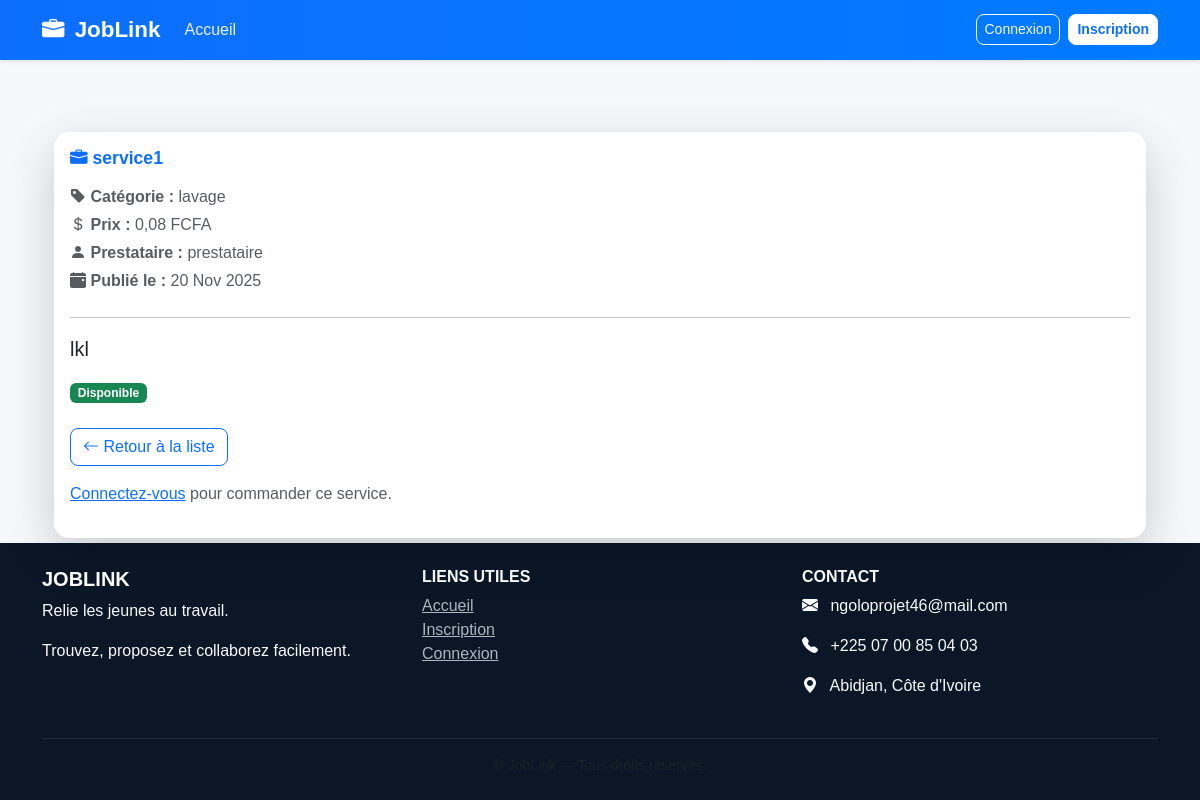
/services/5/, run on the app's committed database.
### core/models.py (models this page shows, shortened)
class Service(models.Model):
    prestataire = models.ForeignKey('Prestataire', on_delete=models.CASCADE, related_name='services')
    titre = models.CharField(max_length=100)
    description = models.TextField()
    prix = models.DecimalField(max_digits=10, decimal_places=2)
    telephone = models.CharField(max_length=20, blank=True, null=True)
    adresse = models.CharField(max_length=255, blank=True, null=True)
    categorie = models.CharField(max_length=100)
    date_publication = models.DateTimeField(auto_now_add=True)
    disponible = models.BooleanField(default=True)
    image = CloudinaryField("image", blank=True, null=True)
    video = CloudinaryField(resource_type="video", blank=True, null=True)

class Prestataire(models.Model):
    user = models.OneToOneField(User, on_delete=models.CASCADE)
    competence = models.TextField()
    experience = models.PositiveIntegerField(default=0, help_text="Années d'expérience")
    localisation = models.CharField(max_length=100)
    telephone = models.CharField(max_length=20, blank=True, null=True)  # ✅ ajouté
    email = models.EmailField(blank=True, null=True)  # ✅ ajouté
    note_moyenne = models.FloatField(default=0.0)

class User(AbstractUser):
    ROLE_CHOICES = (
        ('prestataire', 'Prestataire'),
        ('demandeur', 'Demandeur'),
    )
    role = models.CharField(max_length=20, choices=ROLE_CHOICES)
    phone = models.CharField(max_length=20, unique=True, null=True, blank=True)
    photo = CloudinaryField("photo_profil", blank=True, null=True)

### core/views.py (the view)
# urls.py: path('services/<int:pk>/', views.service_detail, name='service_detail'),
def service_detail(request, pk):
    service = get_object_or_404(Service, pk=pk)
    return render(request, 'core/service_detail.html', {'service': service})

### core/templates/core/service_detail.html (shortened to what this page needs)
{% extends 'base.html' %}
{% block content %}
<div class="container mt-5">
    <div class="card shadow-lg border-0">
        <div class="card-body">
            <h2 class="card-title text-primary fw-bold mb-3">
                <i class="bi bi-briefcase-fill"></i> {{ service.titre }}
            </h2>
            <p class="text-muted mb-1">
                <i class="bi bi-tag-fill"></i> <strong>Catégorie :</strong> {{ service.categorie }}
            </p>
            <p class="text-muted mb-1">
                <i class="bi bi-currency-dollar"></i> <strong>Prix :</strong> {{ service.prix }} FCFA
            </p>
            <p class="text-muted mb-1">
                <i class="bi bi-person-fill"></i> <strong>Prestataire :</strong> {{ service.prestataire.user.username }}
            </p>
            <p class="text-muted mb-4">
                <i class="bi bi-calendar-event-fill"></i> <strong>Publié le :</strong> {{ service.date_publication|date:"d M Y" }}
            </p>
            <hr>
            <p class="card-text fs-5">
                {{ service.description }}
            </p>
            {% if service.disponible %}
                <span class="badge bg-success">Disponible</span>
            {% else %}
                <span class="badge bg-danger">Indisponible</span>
            {% endif %}
            <div class="mt-4">
                <a href="{% url 'service_list' %}" class="btn btn-outline-primary">
                    <i class="bi bi-arrow-left"></i> Retour à la liste
                </a>
                {% if user.is_authenticated %}
                    <form method="post" action="{% url 'commander_service' service.id %}">
                        {% csrf_token %}
                        <button type="submit" class="btn btn-primary">Commander ce service</button>
                    </form>
                {% else %}
                    <p class="text-muted mt-3">
                        <a href="{% url 'login' %}">Connectez-vous</a> pour commander ce service.
                    </p>
                {% endif %}
            </div>
        </div>
    </div>
</div>
{% endblock %}

### core/templates/base.html (style rules this page uses)
body { font-family: "Poppins", sans-serif; background-color: #f5f7fb; color: #333; min-height: 100vh; }
h1, h2, h3, h4, h5 { font-weight: 600; color: #0d6efd; }
button, .btn { border-radius: 8px !important; }
.card { border: none; border-radius: 15px; box-shadow: 0 3px 10px rgba(0,0,0,0.08); transition: transform 0.2s ease-in-out; }
.card-title { font-size: 1.1rem; font-weight: 600; }

### data on the page
Service: titre "service1", categorie "lavage", prix "0,08", prestataire.user.username "prestataire", date_publication "20 Nov 2025", description "lkl"
